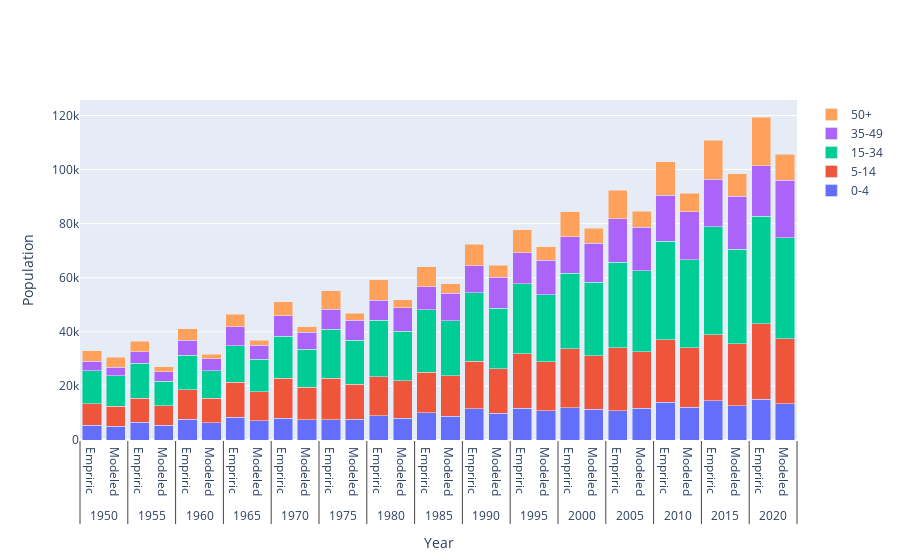

Write notebook code for a chart like this one.
### Code cell
fig4 = go.Figure()
fig4.update_layout(
    template = "plotly",
    xaxis =  dict(title_text="Year"),
    yaxis = dict(title_text="Population"),
    barmode = "stack",
)

for group in total_pop['age_bins'].unique():
    plot_df = total_pop[total_pop['age_bins'] == group]
    fig4.add_trace(
        go.Bar(x = [plot_df['year'],plot_df['type']], y = plot_df['sum'], name = group)
    )

fig4

### Figure 1 — Plotly figure (JSON) as saved in the notebook; plotly's stock layout.template omitted (floating-point values rounded to 4 significant figures)
{"data": [{"name": "0-4", "type": "bar", "x": [[1950, 1955, 1960, 1965, 1970, 1975, 1980, 1985, 1990, 1995, 2000, 2005, 2010, 2015, 2020, 1950, 1955, 1960, 1965, 1970, 1975, 1980, 1985, 1990, 1995, 2000, 2005, 2010, 2015, 2020], ["Empriric", "Empriric", "Empriric", "Empriric", "Empriric", "Empriric", "Empriric", "Empriric", "Empriric", "Empriric", "Empriric", "Empriric", "Empriric", "Empriric", "Empriric", "Modeled", "Modeled", "Modeled", "Modeled", "Modeled", "Modeled", "Modeled", "Modeled", "Modeled", "Modeled", "Modeled", "Modeled", "Modeled", "Modeled", "Modeled"]], "y": [5510, 6506, 7688, 8401, 8022, 7503, 8881, 10008, 11597, 11802, 11968, 10812, 13971, 14556, 15161, 5088, 5372, 6457, 7133, 7423, 7590, 8019, 8869, 9968, 10870, 11434, 11757, 12074, 12595, 13355]}, {"name": "5-14", "type": "bar", "x": [[1950, 1955, 1960, 1965, 1970, 1975, 1980, 1985, 1990, 1995, 2000, 2005, 2010, 2015, 2020, 1950, 1955, 1960, 1965, 1970, 1975, 1980, 1985, 1990, 1995, 2000, 2005, 2010, 2015, 2020], ["Empriric", "Empriric", "Empriric", "Empriric", "Empriric", "Empriric", "Empriric", "Empriric", "Empriric", "Empriric", "Empriric", "Empriric", "Empriric", "Empriric", "Empriric", "Modeled", "Modeled", "Modeled", "Modeled", "Modeled", "Modeled", "Modeled", "Modeled", "Modeled", "Modeled", "Modeled", "Modeled", "Modeled", "Modeled", "Modeled"]], "y": [7944, 8958, 10936, 13041, 14900, 15289, 14516, 15094, 17583, 20165, 21773, 23275, 23187, 24276, 27741, 7335, 7264, 8909, 10633, 12047, 13069, 13923, 14963, 16396, 18074, 19662, 20966, 22001, 22962, 24061]}, {"name": "15-34", "type": "bar", "x": [[1950, 1955, 1960, 1965, 1970, 1975, 1980, 1985, 1990, 1995, 2000, 2005, 2010, 2015, 2020, 1950, 1955, 1960, 1965, 1970, 1975, 1980, 1985, 1990, 1995, 2000, 2005, 2010, 2015, 2020], ["Empriric", "Empriric", "Empriric", "Empriric", "Empriric", "Empriric", "Empriric", "Empriric", "Empriric", "Empriric", "Empriric", "Empriric", "Empriric", "Empriric", "Empriric", "Modeled", "Modeled", "Modeled", "Modeled", "Modeled", "Modeled", "Modeled", "Modeled", "Modeled", "Modeled", "Modeled", "Modeled", "Modeled", "Modeled", "Modeled"]], "y": [12180, 13006, 12679, 13505, 15463, 18252, 20980, 23125, 25199, 25905, 27862, 31671, 36364, 39960, 39780, 11247, 9075, 10255, 12012, 14076, 16208, 18263, 20270, 22380, 24727, 27291, 29934, 32510, 34959, 37323]}, {"name": "35-49", "type": "bar", "x": [[1950, 1955, 1960, 1965, 1970, 1975, 1980, 1985, 1990, 1995, 2000, 2005, 2010, 2015, 2020, 1950, 1955, 1960, 1965, 1970, 1975, 1980, 1985, 1990, 1995, 2000, 2005, 2010, 2015, 2020], ["Empriric", "Empriric", "Empriric", "Empriric", "Empriric", "Empriric", "Empriric", "Empriric", "Empriric", "Empriric", "Empriric", "Empriric", "Empriric", "Empriric", "Empriric", "Modeled", "Modeled", "Modeled", "Modeled", "Modeled", "Modeled", "Modeled", "Modeled", "Modeled", "Modeled", "Modeled", "Modeled", "Modeled", "Modeled", "Modeled"]], "y": [3544, 4187, 5667, 6882, 7534, 7350, 7215, 8523, 9969, 11440, 13535, 15974, 16969, 17565, 18715, 3272, 3547, 4350, 5250, 6300, 7493, 8771, 10082, 11427, 12843, 14373, 16022, 17760, 19534, 21299]}, {"name": "50+", "type": "bar", "x": [[1950, 1955, 1960, 1965, 1970, 1975, 1980, 1985, 1990, 1995, 2000, 2005, 2010, 2015, 2020, 1950, 1955, 1960, 1965, 1970, 1975, 1980, 1985, 1990, 1995, 2000, 2005, 2010, 2015, 2020], ["Empriric", "Empriric", "Empriric", "Empriric", "Empriric", "Empriric", "Empriric", "Empriric", "Empriric", "Empriric", "Empriric", "Empriric", "Empriric", "Empriric", "Empriric", "Modeled", "Modeled", "Modeled", "Modeled", "Modeled", "Modeled", "Modeled", "Modeled", "Modeled", "Modeled", "Modeled", "Modeled", "Modeled", "Modeled", "Modeled"]], "y": [3870, 3916, 4232, 4600, 5232, 6720, 7709, 7236, 8052, 8411, 9258, 10593, 12436, 14572, 18050, 3573, 1862, 1730, 1825, 2085, 2428, 2848, 3687, 4491, 4880, 5491, 5978, 6892, 8361, 9639]}], "layout": {"barmode": "stack", "xaxis": {"title": {"text": "Year"}}, "yaxis": {"title": {"text": "Population"}}}}
